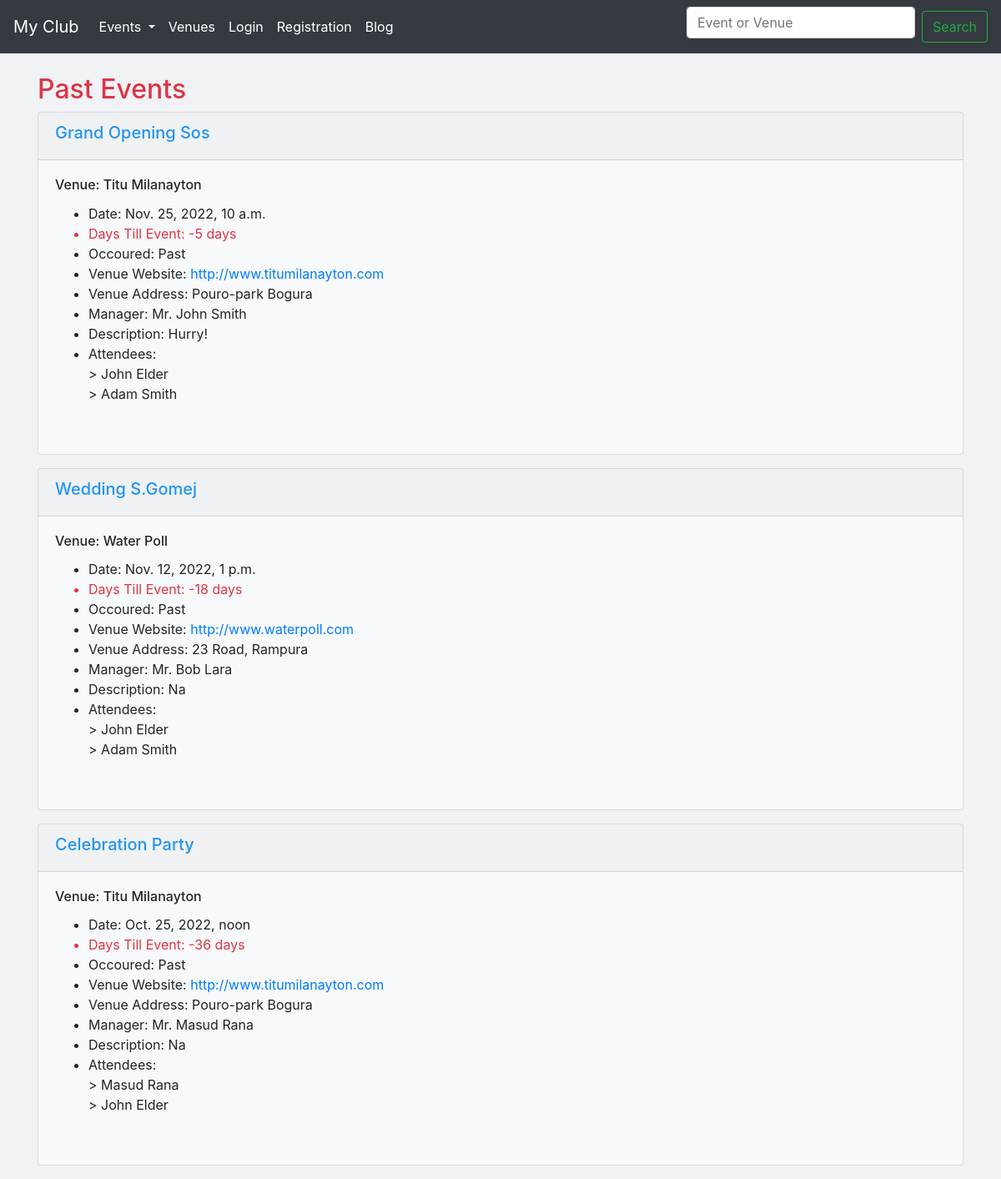
The page /past-events/ on the database its author committed.
### events/models.py (models this page shows, shortened)
class Event(models.Model):
	name = models.CharField('Event name', max_length=120)
	event_date = models.DateTimeField('Event date')
	venue = models.ForeignKey(Venue, null=True, on_delete=models.CASCADE) # Many to One Relation
	manager = models.ForeignKey(User, blank=True,on_delete=models.CASCADE) # Many to one Relation
	description = models.TextField(blank=True)
	attendees = models.ManyToManyField(MyClubUser,blank=True) # Many to Many Relation
	approved = models.BooleanField("Approved", default=False)
	def __str__(self):
		return self.name
	@property
	def Days_till(self):
		today = date.today()
		days_till = self.event_date.date() - today
		days_till_stipped = str(days_till).split(',',1)[0]
		return days_till_stipped
	@property
	def Is_Past(self):
		today = date.today()
		if self.event_date.date() < today:
			thing = "Past"
		else:
			thing = "Upcoming"
		return thing

class Venue(models.Model):
	name = models.CharField(verbose_name='Venue name', max_length=120)
	address = models.CharField(max_length=300)
	zip_code = models.CharField('Zip Code',max_length=10,blank=True)
	phone = models.CharField('Contact phone',max_length=15,blank=True)
	web = models.URLField('Website address', blank=True)
	email = models.EmailField('Email address',blank=True)
	owner = models.PositiveIntegerField(verbose_name='Venue Owner', blank=False, default=1)
	book = models.BooleanField(default=False, blank=True)
	images = models.ImageField(upload_to='venue/images/',verbose_name='Upload Image')
	def __str__(self):
		return self.name

class MyClubUser(models.Model):
	first_name = models.CharField(max_length=30)
	last_name = models.CharField(max_length=30)
	email = models.EmailField('User email')
	def __str__(self):
		return self.first_name + ' ' + self.last_name

### events/views.py (the view)
# urls.py: path('past-events/', views.pastEvent, name='past-events'),
def pastEvent(request):
	today = timezone.now()
	past_events = Event.objects.filter(event_date__lt=today).order_by('-event_date')
	return render(request, 'events/past-events.html', {'past_events':past_events})

### events/templates/events/past-events.html (shortened to what this page needs)
{% extends 'events/base.html' %}
    {% block content %}
          <div class="row">
            <div class="col-8">
              <h2 class="text-danger">Past Events</h2>
            </div>
          </div>
      {% for event in past_events %}
      <div class="card bg-light mb-3">
      <div class="card-header" style="color:#2196f3;">
        <div class="row">
          <div class="col-8">
            <strong><h5>{{event | title}}</h5></strong>
          </div>
        </div>
      </div>
      <div class="card-body">
    <h6 class="card-title">Venue: {{event.venue | title}}</h6>
    <ul>
        <li>Date: {{event.event_date}}</li>
        <li class="text-danger">Days Till Event: {{event.Days_till}}</li>
        <li>Occoured: {{event.Is_Past}}</li>
        <li>Venue Website: <a href="{{event.venue.web}}" target="_blank">{{event.venue.web}}</a> </li>
        <li>Venue Address: {{event.venue.address}}</li>
        <li>Manager: Mr. {{event.manager.first_name}} {{event.manager.last_name}}</li>
        <li>Description: {{event.description}}</li>
        <li>Attendees:<br/>
        {% for userattend in event.attendees.all %}
         > {{userattend}}<br>
        {% endfor %}
        </li>
      </ul>
        <br>
  </div>
</div>
      {% endfor %}
    {% endblock content %}

### rows shown on the page
Event: name "Grand Opening Sos", venue "Titu Milanayton", event_date "Nov. 25, 2022, 10 a.m.", Days_till "-5 days", Is_Past "Past", venue.web "http://www.titumilanayton.com", venue.address "Pouro-park Bogura", manager.first_name "John", manager.last_name "Smith", description "Hurry!"
MyClubUser: first_name+last_name "John Elder"
MyClubUser: first_name+last_name "Adam Smith"
Event: name "Wedding S.Gomej", venue "Water Poll", event_date "Nov. 12, 2022, 1 p.m.", Days_till "-18 days", Is_Past "Past", venue.web "http://www.waterpoll.com", venue.address "23 Road, Rampura", manager.first_name "Bob", manager.last_name "Lara", description "Na"
Event: name "Celebration Party", venue "Titu Milanayton", event_date "Oct. 25, 2022, noon", Days_till "-36 days", Is_Past "Past", venue.web "http://www.titumilanayton.com", venue.address "Pouro-park Bogura", manager.first_name "Masud", manager.last_name "Rana", description "Na"
MyClubUser: first_name+last_name "Masud Rana"
